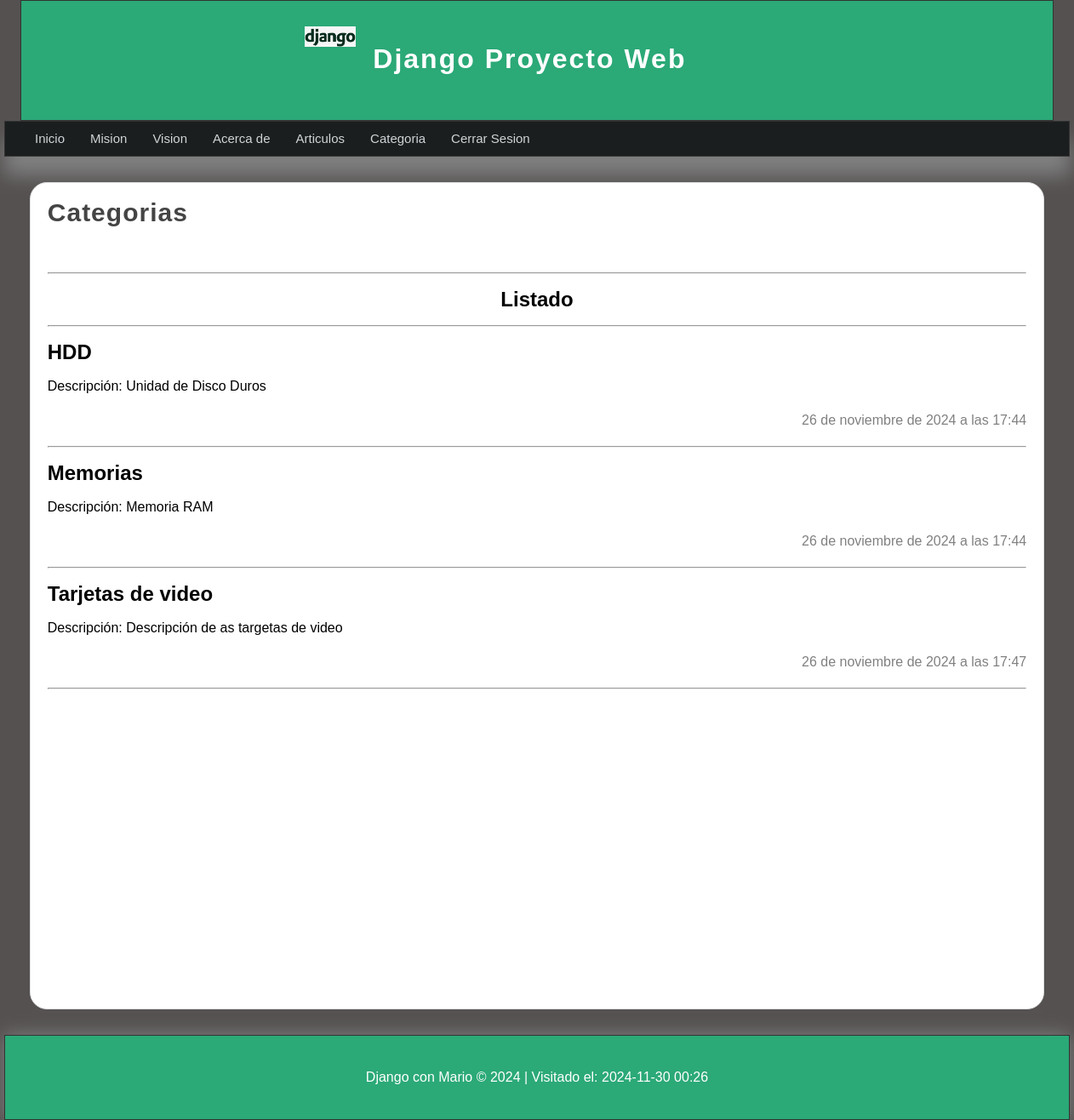
/listado_categorias (signed in), run on the app's committed database.
### articulos/models.py (models this page shows, shortened)
class Category(models.Model):
    name=models.CharField(max_length=100,verbose_name='Nombre')
    description=models.CharField(max_length=255,verbose_name='Descripcion')
    created_at=models.DateTimeField(auto_now_add=True,verbose_name='Creado el')
    updated_at=models.DateTimeField(auto_now=True,verbose_name="Actualizado el ")
    class Meta:
        verbose_name="Categoria"
        verbose_name_plural="Categorias"

### articulos/views.py (the view)
# urls.py: path('listado_categorias', views.list_cat,name='listado_categorias'),
@login_required(login_url='inicio')
def list_cat(request):
    categorias = Category.objects.all()
    return render(request,'categorias/listado_cat.html',{
        'title':'Categorias',
        'content':'Lista de Categorias',
        'categorias':categorias,
    })

### articulos/templates/categorias/listado_cat.html (shortened to what this page needs)
{% extends "layouts/layouts.html" %}
{% block content %}
    <h1 class="title">{{title}}</h1>
    <hr>
    <h1 align="center">Listado</h1> <hr>
    {% for categoria in categorias %}
        <article class="article-item">
            <div class="data">
                <h2>{{categoria.name}}</h2>
                <p>Descripción: {{categoria.description}}</p>
                <span class="date">
                    {{categoria.created_at}}
                </span>
                <hr>
            </div>
        </article>
    {% endfor %}
{% endblock %}

### mainapp/templates/layouts/layouts.html (shortened to what this page needs)
{% load static %}
<!DOCTYPE html>
<html lang="es">
<head>
    <link rel="stylesheet" href="{% static 'css/estilos.css' %}" type="text/css">
</head>
<body>
    <header>
        <div id="logotipo">
            <img src="{% static "img/logodjango.webp" %}" alt="Imagen Django" title="Django">
            <h1>Django Proyecto Web</h1>
        </div>
    </header>
    <nav>
        <ul>
            <li><a href="{% url "inicio" %}" >Inicio</a></li>
            {% if user.email %}
            <li><a href="{% url "mision" %}">Mision</a></li>
            <li><a href="{% url "vision" %}">Vision</a></li>
            <li><a href="{% url "acercade" %}">Acerca de</a></li>
            <li><a href="{% url "listado_articulos" %}">Articulos</a></li>
            <li><a href="{% url "listado_categorias" %}">Categoria</a></li>
            <li><a href="{% url "logout" %}">Cerrar Sesion</a></li>
            {% else %}
            <li><a href="{% url "registro" %}">Registro</a></li>
            <li><a href="{% url "iniciosesion" %}">Inicio de Sesion</a></li>
            {% endif %}
        </ul>
    </nav>
    <section id="content">
       <div class="box">
            {% block content %}{% endblock content %}
       </div>
    </section>
    <footer>
        <p>Django con Mario &copy; 2024 | Visitado el: {% now "Y-m-d H:i" %}</p>
    </footer>
</body>
</html>

### mainapp/static/css/estilos.css (style rules this page uses)
* { margin: 0px; padding: 0px; font-family: sans-serif; text-decoration: none; }
p,h1,h2 { margin-top: 20px; margin-bottom: 20px; }
ul,ol { margin-left: 20px; }
body { background-color: #555151; }
header { width: 1212px; height: 140px; background-color: #2ba977; border: 1px solid #333; margin: 0px auto; }
#logotipo { width: 45%; height: 130px; margin: 0 auto; padding-top: 10px; }
#logotipo img { display: block; width: 60px; float: left; margin-top: 20px; }
#logotipo h1 { display: block; float: left; letter-spacing: 2px; margin-top: 40px; margin-left: 20px; font-weight: bolder; color: white; }
nav { width: 1250px; height: 40px; background-color: #1b1e1f; border: 1px solid #333333; margin:0 auto; box-shadow: 0px 22px 22px gray; font-size: 15px; }
nav > ul { text-decoration: none; list-style: none; }
nav > ul > li { line-height: 40px; float: left; }
nav > ul > li > a { color:#d1d4d6; display: block; padding-left: 15px; padding-right: 15px; }
.title { color:#444; letter-spacing: 1px; font-size: 30px; margin-bottom: 10px; margin-top: 5px; }
.date { display: block; margin-top: 20px; margin-bottom: 20px; color: gray;; text-align: right; }
#content { width: 1211px; min-height:930px ; margin: 0 auto; margin-top: 30px; margin-bottom: 30px; text-align: justify; line-height: 20px; }
.box { background-color: white; width: 95%; min-height: 930px; padding: 20px; border: 1px solid #ddd; border-radius: 20px; margin: 0 auto; }
.title { color: #444; letter-spacing: 1px; font-size: 30px; padding-bottom: 50px; margin-bottom: 10px; margin-top: 5px; }
footer { width: 1250px; background-color: #2ba977; border: 1px solid #333; color: white; text-align: center; padding-top: 20px; padding-bottom: 20px; box-shadow: 0px 0px 20px gray; margin: 0 auto; }

### mainapp/templates/layouts/layouts.html (style rules this page uses)
img { width:20rem; }

### data on the page
Category: name "HDD", description "Unidad de Disco Duros", created_at "26 de noviembre de 2024 a las 17:44"
Category: name "Memorias", description "Memoria RAM", created_at "26 de noviembre de 2024 a las 17:44"
Category: name "Tarjetas de video", description "Descripción de as targetas de video", created_at "26 de noviembre de 2024 a las 17:47"

### other printed values
{{ title }} "Categorias"
